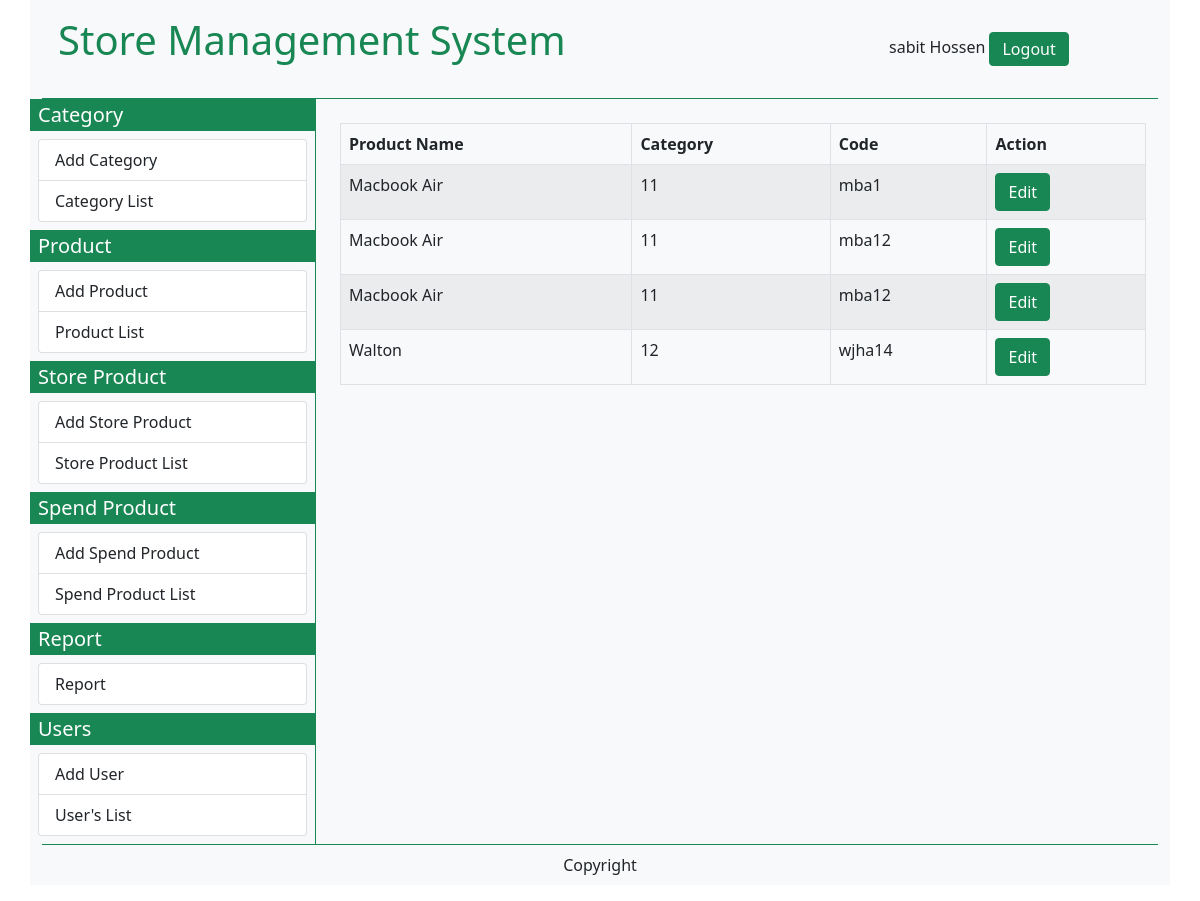
/list_of_product.php (signed in), run on the app's committed database.
### tables this page shows
CREATE TABLE `product` (
  `product_id` int(11) NOT NULL,
  `product_name` varchar(30) NOT NULL,
  `product_category` int(3) NOT NULL,
  `product_code` varchar(10) NOT NULL,
  `product_entry_date` varchar(10) NOT NULL
);

### list_of_product.php (the view, shortened to what this page needs)
<?php
$user_first_name = $_SESSION['user_first_name'];
$user_last_name = $_SESSION['user_last_name'];
if (!empty($user_first_name) && !empty($user_last_name)) {
    ?>
    <?php
    require('connection.php');
    $sql = "SELECT * FROM product";
    $query = $conn->query($sql);
    ?>
    <!DOCTYPE html>
    <html lang="en">
    <head>
        <link href="https://cdn.jsdelivr.net/npm/bootstrap@5.0.2/dist/css/bootstrap.min.css" rel="stylesheet"
>
        <link rel="stylesheet" href="https://use.fontawesome.com/releases/v5.15.4/css/all.css"
 />
    </head>
    <body>
        <div class="container bg-light">
            <div class="container-foulid border-bottom border-success">
                <?php include('topbar.php'); ?>
            </div>
            <div class="container-foulid">
                <div class="row">
                    <div class="col-sm-3 bg-light p-0 m-0">
                        <?php include('leftbar.php'); ?>
                    </div>
                    <div class="col-sm-9 border-start border-success">
                        <div class="row p-4">
                            <?php
                            echo '<table class="table table-bordered table-striped">';
                            echo '<thead class="thead-light"><tr><th>Product Name</th><th>Category</th><th>Code</th><th>Action</th></tr></thead><tbody>';
                            while ($data = mysqli_fetch_assoc($query)) {
                                $product_id = $data['product_id'];
                                $product_name = $data['product_name'];
                                $product_category = $data['product_category'];
                                $product_code = $data['product_code'];
                                echo "<tr>
                                        <td>$product_name</td>
                                        <td>$product_category</td>
                                        <td>$product_code</td>
                                        <td><a href='edit_product.php?id=$product_id' class='btn btn-success'>Edit</a></td>
                                      </tr>";
                            }
                            echo '</tbody></table>';
                            ?>
                        </div>
                    </div>
                </div>
            </div>
            <div class="container-foulid border-top border-success">
                <?php include('bottombar.php'); ?>
            </div>
        </div>
    </body>
    </html>
    <?php
} else {
    header('location:login.php');
}
?>

### data on the page
product: product_name "Macbook Air", product_category "11", product_code "mba1"
product: product_name "Macbook Air", product_category "11", product_code "mba12"
product: product_name "Macbook Air", product_category "11", product_code "mba12"
product: product_name "Walton", product_category "12", product_code "wjha14"

### other printed values
$user_first_name "sabit"
$user_last_name "Hossen"
